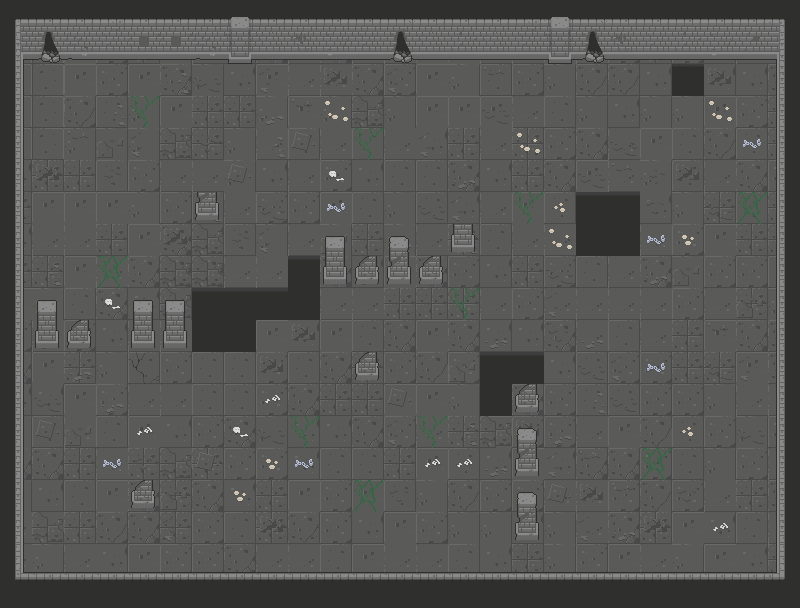

Tiled map render using the project's own tile images. Description and the whole map definition, tile-layer contents included, below:
An orthogonal 25x19 tile map with 32x32 px tiles, 5 tile layers (Floor, FloorDetail, Walls, Obstacles, ...) and 1 object (PlayerSpawn).

<map version="1.2" tiledversion="1.3.3" orientation="orthogonal" renderorder="right-down" width="25" height="19" tilewidth="32" tileheight="32" infinite="0" nextlayerid="7" nextobjectid="6">
 <editorsettings>
  <export target="map.json" format="json" />
 </editorsettings>
 <tileset firstgid="1" source="../../../ProjTileset.tsx" />
 <layer id="1" name="Floor" width="25" height="19">
  <data encoding="csv">
108,92,108,106,91,89,90,91,107,107,105,106,91,106,92,107,90,108,92,89,91,92,106,108,90,
89,106,91,90,106,92,107,106,105,107,105,107,107,91,91,107,107,91,107,90,106,90,108,107,108,
92,106,91,90,91,105,92,108,91,107,107,105,90,91,92,89,90,92,89,89,108,108,108,108,105,
107,89,90,89,92,91,106,106,92,91,92,108,92,91,91,91,107,89,92,108,92,92,91,90,106,
89,91,92,92,92,89,106,92,107,89,107,89,107,108,106,107,106,90,105,107,91,89,90,89,106,
108,106,106,89,90,107,107,92,108,107,90,108,89,89,105,108,106,105,91,107,92,89,107,105,90,
106,91,91,91,92,90,89,107,90,90,91,89,92,89,108,107,91,89,91,105,108,92,106,89,106,
108,107,107,106,91,105,108,89,92,107,92,106,92,107,106,89,107,107,91,92,107,90,91,106,106,
106,106,91,107,105,105,105,107,107,92,105,108,91,105,90,108,106,90,89,107,105,92,90,90,89,
91,92,89,105,108,92,92,92,106,89,107,107,106,106,106,107,90,107,107,107,107,90,107,106,92,
90,107,90,108,107,107,106,106,91,108,91,89,105,91,105,108,108,105,107,89,107,106,91,105,105,
105,91,106,92,106,90,89,89,90,89,105,106,90,107,90,107,107,108,89,90,90,106,106,91,105,
108,108,91,90,107,107,89,89,90,105,106,106,91,91,92,105,105,90,89,89,90,90,92,107,107,
92,89,107,89,91,108,90,105,92,108,108,105,90,107,106,91,90,90,107,91,107,89,90,92,90,
105,105,106,107,106,107,106,90,90,108,89,89,106,91,89,108,91,108,105,105,90,89,92,90,107,
92,108,89,91,105,106,105,108,106,91,90,91,89,92,89,90,90,107,107,90,92,90,107,106,105,
107,107,106,90,105,106,90,89,106,106,90,108,91,90,92,92,108,92,107,105,106,91,108,89,107,
107,92,107,108,91,90,90,105,107,107,89,91,107,107,89,108,106,92,90,91,107,92,91,108,106,
105,106,89,108,90,105,89,107,89,92,106,108,92,106,105,108,92,92,90,106,90,90,89,105,89
</data>
 </layer>
 <layer id="3" name="FloorDetail" width="25" height="19">
  <data encoding="csv">
154,154,0,0,0,0,0,0,0,0,0,0,0,0,0,0,0,0,0,0,0,0,0,0,0,
154,154,0,0,0,0,0,0,0,0,0,0,0,0,0,0,0,0,0,0,0,0,0,0,0,
154,154,298,297,298,118,71,298,101,298,86,296,101,281,297,85,298,312,102,102,312,312,86,297,0,
154,154,102,118,274,282,312,298,117,85,275,87,312,281,296,71,318,315,313,256,314,315,275,272,0,
154,154,85,119,101,87,69,313,118,103,314,274,298,101,312,288,275,304,297,71,298,298,102,243,0,
0,86,297,69,296,282,296,103,282,296,241,280,280,282,117,296,303,302,71,85,69,86,314,272,0,
0,313,298,280,297,281,118,313,71,282,243,313,314,71,101,298,274,260,86,71,70,314,71,273,0,
0,296,272,296,281,86,87,69,101,312,119,311,117,282,118,256,272,275,272,314,243,259,311,304,0,
0,118,304,273,298,87,87,281,296,85,298,117,86,69,256,313,280,71,282,296,117,119,280,280,0,
0,313,303,241,69,87,101,102,87,314,296,240,311,316,274,280,314,101,280,296,282,297,312,119,0,
0,117,70,304,317,103,87,314,312,86,272,302,312,312,312,117,297,70,117,282,298,298,85,281,0,
0,280,117,297,249,297,280,313,86,311,302,282,297,102,119,297,281,281,71,101,243,314,71,101,0,
0,71,298,117,312,317,299,320,242,272,296,313,103,297,312,87,312,281,118,71,296,314,313,297,0,
0,103,119,256,242,240,313,241,71,274,281,314,101,274,118,87,86,117,280,297,102,260,297,71,0,
0,311,300,243,70,87,103,314,259,243,296,313,295,242,242,117,281,101,85,296,273,313,314,298,0,
0,280,312,314,296,119,313,259,313,300,303,273,70,296,102,297,296,103,86,85,102,70,295,282,0,
0,87,298,102,314,101,298,297,86,102,317,288,318,320,311,311,297,281,101,117,86,298,242,312,0,
0,37,37,37,37,37,37,37,37,37,37,37,37,37,37,37,0,0,0,0,0,0,0,0,0,
0,0,0,0,0,0,0,0,0,0,0,0,0,0,0,0,0,0,0,0,0,0,0,0,0
</data>
 </layer>
 <layer id="2" name="Walls" width="25" height="19">
  <properties>
   <property name="collide" type="bool" value="true" />
  </properties>
  <data encoding="csv">
4,34,34,44,34,34,34,45,34,34,34,34,15,34,34,34,44,45,15,34,34,34,34,34,6,
20,31,28,60,26,26,28,61,63,29,59,60,31,63,30,63,60,61,31,29,60,30,59,27,22,
19,0,0,0,0,0,0,0,0,0,0,0,0,0,0,0,0,0,0,0,0,0,0,0,17,
19,0,0,0,0,0,0,0,0,0,0,0,0,0,0,0,0,0,0,0,0,0,0,0,17,
19,0,0,0,0,0,0,0,0,0,0,0,0,0,0,0,0,0,0,0,0,0,0,0,17,
19,0,0,0,0,0,0,0,0,0,0,0,0,0,0,0,0,0,0,0,0,0,0,0,17,
19,0,0,0,0,0,0,0,0,0,0,0,0,0,0,0,0,0,0,0,0,0,0,0,17,
19,0,0,0,0,0,0,0,0,0,0,0,0,0,0,0,0,0,0,0,0,0,0,0,17,
19,0,0,0,0,0,0,0,0,0,0,0,0,0,0,0,0,0,0,0,0,0,0,0,17,
19,0,0,0,0,0,0,0,0,0,0,0,0,0,0,0,0,0,0,0,0,0,0,0,17,
19,0,0,0,0,0,0,0,0,0,0,0,0,0,0,0,0,0,0,0,0,0,0,0,17,
19,0,0,0,0,0,0,0,0,0,0,0,0,0,0,0,0,0,0,0,0,0,0,0,17,
19,0,0,0,0,0,0,0,0,0,0,0,0,0,0,0,0,0,0,0,0,0,0,0,17,
19,0,0,0,0,0,0,0,0,0,0,0,0,0,0,0,0,0,0,0,0,0,0,0,17,
19,0,0,0,0,0,0,0,0,0,0,0,0,0,0,0,0,0,0,0,0,0,0,0,17,
19,0,0,0,0,0,0,0,0,0,0,0,0,0,0,0,0,0,0,0,0,0,0,0,17,
19,0,0,0,0,0,0,0,0,0,0,0,0,0,0,0,0,0,0,0,0,0,0,0,17,
36,0,0,0,0,0,0,0,0,0,0,0,0,0,0,0,37,37,37,37,37,37,37,37,38,
52,53,53,53,53,53,53,53,53,53,53,53,53,53,53,53,53,53,53,53,53,53,53,53,54
</data>
 </layer>
 <layer id="4" name="Obstacles" width="25" height="19">
  <data encoding="csv">
0,0,0,0,0,0,0,0,0,0,0,0,0,0,0,0,0,0,0,0,0,0,0,0,0,
0,0,0,0,0,0,0,0,0,0,0,0,0,0,0,0,0,0,0,0,0,0,0,0,0,
0,0,0,0,0,0,0,0,0,0,0,0,0,0,0,0,0,0,0,0,0,163,0,0,0,
0,0,0,0,0,0,0,0,0,0,0,0,0,0,0,0,0,0,0,0,0,0,0,0,0,
0,0,0,0,0,0,0,0,0,0,0,0,0,0,0,0,0,0,0,0,0,0,0,0,0,
0,0,0,0,0,0,0,0,0,0,0,0,0,0,0,0,0,0,0,0,0,0,0,0,0,
0,0,0,0,0,0,226,0,0,0,0,0,0,0,0,0,0,0,152,152,0,0,0,0,0,
0,0,0,0,0,0,0,0,0,0,0,0,0,0,225,0,0,0,168,168,0,0,0,0,0,
0,0,0,0,0,0,0,0,0,152,225,227,226,227,0,0,0,0,0,0,0,0,0,0,0,
0,0,0,0,0,0,152,152,152,168,0,0,0,0,0,0,0,0,0,0,0,0,0,0,0,
0,225,227,0,225,225,168,168,0,0,0,0,0,0,0,0,0,0,0,0,0,0,0,0,0,
0,0,0,0,0,0,0,0,0,0,0,227,0,0,0,152,152,0,0,0,0,0,0,0,0,
0,0,0,0,0,0,0,0,0,0,0,0,0,0,0,184,227,0,0,0,0,0,0,0,0,
0,0,0,0,0,0,0,0,0,0,0,0,0,0,0,0,0,0,0,0,0,0,0,0,0,
0,0,0,0,0,0,0,0,0,0,0,0,0,0,0,0,226,0,0,0,0,0,0,0,0,
0,0,0,0,227,0,0,0,0,0,0,0,0,0,0,0,0,0,0,0,0,0,0,0,0,
0,0,0,0,0,0,0,0,0,0,0,0,0,0,0,0,226,0,0,0,0,0,0,0,0,
0,0,0,0,0,0,0,0,0,0,0,0,0,0,0,0,0,0,0,0,0,0,0,0,0,
0,0,0,0,0,0,0,0,0,0,0,0,0,0,0,0,0,0,0,0,0,0,0,0,0
</data>
 </layer>
 <layer id="5" name="Above" width="25" height="19">
  <data encoding="csv">
0,0,0,0,0,0,0,0,0,0,0,0,0,0,0,0,0,0,0,0,0,0,0,0,0,
0,0,0,0,0,0,0,0,0,0,0,0,0,0,0,0,0,0,0,0,0,0,0,0,0,
0,0,0,0,0,0,0,0,0,0,0,0,0,0,0,0,0,0,0,0,0,0,0,0,0,
0,0,0,0,0,0,0,0,0,0,0,0,0,0,0,0,0,0,0,0,0,0,0,0,0,
0,0,0,0,0,0,0,0,0,0,0,0,0,0,0,0,0,0,0,0,0,0,0,0,0,
0,0,0,0,0,0,0,0,0,0,0,0,0,0,0,0,0,0,0,0,0,0,0,0,0,
0,0,0,0,0,0,0,0,0,0,0,0,0,0,0,0,0,0,0,0,0,0,0,0,0,
0,0,0,0,0,0,0,0,0,0,209,0,210,0,0,0,0,0,0,0,0,0,0,0,0,
0,0,0,0,0,0,0,0,0,0,0,0,0,0,0,0,0,0,0,0,0,0,0,0,0,
0,209,0,0,209,209,0,0,0,0,0,0,0,0,0,0,0,0,0,0,0,0,0,0,0,
0,0,0,0,0,0,0,0,0,0,0,0,0,0,0,0,0,0,0,0,0,0,0,0,0,
0,0,0,0,0,0,0,0,0,0,0,0,0,0,0,0,0,0,0,0,0,0,0,0,0,
0,0,0,0,0,0,0,0,0,0,0,0,0,0,0,0,0,0,0,0,0,0,0,0,0,
0,0,0,0,0,0,0,0,0,0,0,0,0,0,0,0,210,0,0,0,0,0,0,0,0,
0,0,0,0,0,0,0,0,0,0,0,0,0,0,0,0,0,0,0,0,0,0,0,0,0,
0,0,0,0,0,0,0,0,0,0,0,0,0,0,0,0,210,0,0,0,0,0,0,0,0,
0,0,0,0,0,0,0,0,0,0,0,0,0,0,0,0,0,0,0,0,0,0,0,0,0,
0,0,0,0,0,0,0,0,0,0,0,0,0,0,0,0,0,0,0,0,0,0,0,0,0,
0,0,0,0,0,0,0,0,0,0,0,0,0,0,0,0,0,0,0,0,0,0,0,0,0
</data>
 </layer>
 <objectgroup id="6" name="SpawnPoints">
  <object id="4" name="PlayerSpawn" x="400" y="330">
   <point />
  </object>
 </objectgroup>
</map>
